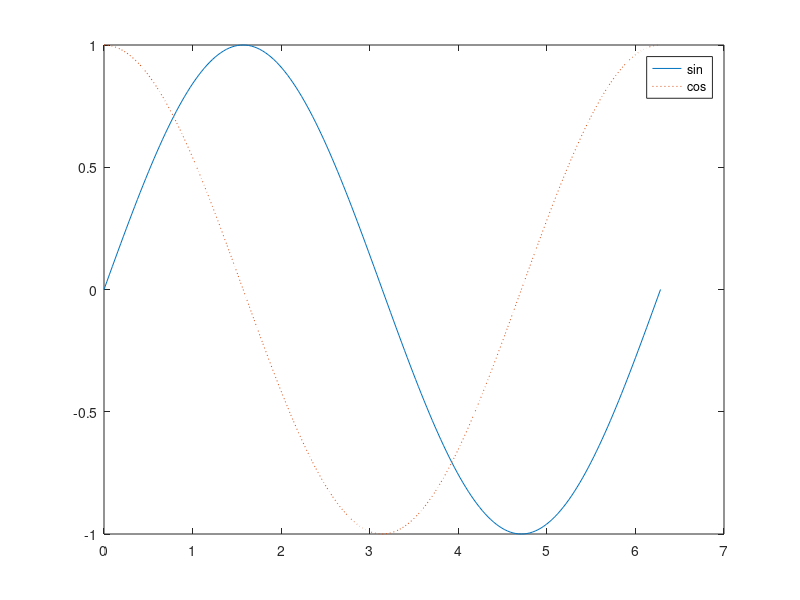

Source code (MATLAB):
x = 0:pi/100:2*pi;
y = sin(x);
plot(x,y)

hold on

y2 = cos(x);
plot(x,y2,':')

#hold on

#y3 = tanh(x)
%plot(x,y3,':')

legend('sin','cos')#,'tanh')


hold off